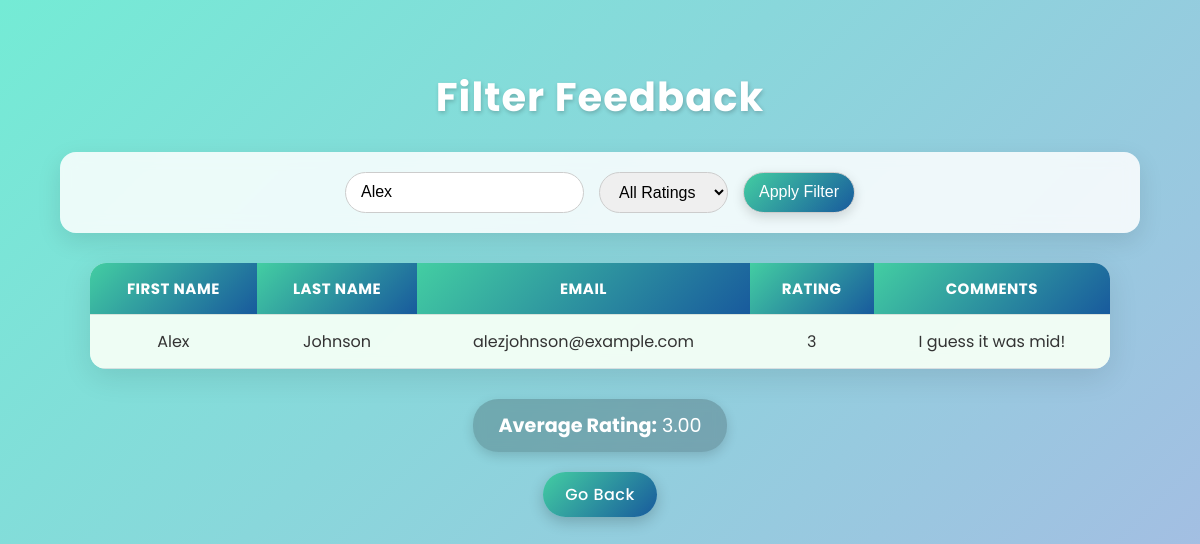
The app's page /filter.php?keyword=Alex with its own data.
### tables this page shows
CREATE TABLE `feedbacks` (
  `id` int(11) NOT NULL,
  `first_name` varchar(100) DEFAULT NULL,
  `last_name` varchar(100) DEFAULT NULL,
  `email` varchar(100) DEFAULT NULL,
  `rating` int(11) DEFAULT NULL,
  `comments` text DEFAULT NULL
);

### filter.php (the view, shortened to what this page needs)
<?php
include('connection.php');
$keyword = isset($_GET['keyword']) ? trim($_GET['keyword']) : '';
$query = "SELECT first_name, last_name, email, rating, comments FROM feedbacks WHERE 1";
if (!empty($keyword)) {
    $query .= " AND (first_name LIKE '%$keyword%' OR last_name LIKE '%$keyword%' OR comments LIKE '%$keyword%' OR email LIKE '%$keyword%')";
}
$result = mysqli_query($conn, $query);
$avgQuery = "SELECT AVG(rating) AS avg_rating FROM feedbacks WHERE 1";
if (!empty($keyword)) {
    $avgQuery .= " AND (first_name LIKE '%$keyword%' OR last_name LIKE '%$keyword%' OR comments LIKE '%$keyword%' OR email LIKE '%$keyword%')";
}
$avgResult = mysqli_query($conn, $avgQuery);
$avgData = mysqli_fetch_assoc($avgResult);
$average = $avgData['avg_rating'] ? number_format($avgData['avg_rating'], 2) : 'No ratings yet';
?>
<!DOCTYPE html>
<html lang="en">
<head>
</head>
<body>
    <h1>Filter Feedback</h1>
    <form method="GET" action="">
        <input type="text" name="keyword" placeholder="Search" value="<?php echo htmlspecialchars($keyword); ?>">
        <select name="rating">
            <option value="">All Ratings</option>
        </select>
        <button type="submit">Apply Filter</button>
    </form>
    <table>
        <tr>
            <th>First Name</th>
            <th>Last Name</th>
            <th>Email</th>
            <th>Rating</th>
            <th>Comments</th>
        </tr>
        <?php
        if ($result && mysqli_num_rows($result) > 0) {
            while ($row = mysqli_fetch_assoc($result)) {
                echo "<tr>
                        <td>" . htmlspecialchars($row['first_name']) . "</td>
                        <td>" . htmlspecialchars($row['last_name']) . "</td>
                        <td>" . htmlspecialchars($row['email']) . "</td>
                        <td>" . htmlspecialchars($row['rating']) . "</td>
                        <td>" . htmlspecialchars($row['comments']) . "</td>
                      </tr>";
            }
        } else {
            echo "<tr><td colspan='5'>No matching records found.</td></tr>";
        }
        ?>
    </table>
    <div class="average">
        <strong>Average Rating:</strong> <?php echo $average; ?>
    </div>
    <a href="display.php">Go Back</a>
</body>
</html>

### filter.php (style rules this page uses)
body { font-family: 'Poppins', sans-serif; margin: 0; padding: 40px 0; background: linear-gradient(135deg, #74ebd5, #ACB6E5); min-height: 100vh; color: #333; display: flex; flex-direction: column; align-items: center; animation: fadeIn 1s ease-in-out; }
h1 { text-align: center; color: #fff; font-size: 2.5rem; letter-spacing: 1px; text-shadow: 1px 2px 4px rgba(0,0,0,0.2); margin-bottom: 25px; }
form { text-align: center; background: rgba(255, 255, 255, 0.85); padding: 20px 30px; border-radius: 16px; box-shadow: 0 8px 25px rgba(0,0,0,0.1); backdrop-filter: blur(8px); margin-bottom: 30px; width: 85%; display: flex; justify-content: center; gap: 15px; flex-wrap: wrap; }
input[type="text"], select, button { padding: 10px 15px; border: 1px solid #ccc; border-radius: 30px; font-size: 1rem; outline: none; transition: all 0.3s ease; }
button { background: linear-gradient(135deg, #43cea2, #185a9d); color: #fff; cursor: pointer; font-weight: 500; transition: all 0.3s ease; box-shadow: 0 4px 12px rgba(0,0,0,0.15); }
table { width: 85%; border-collapse: collapse; background: rgba(255, 255, 255, 0.85); border-radius: 16px; overflow: hidden; box-shadow: 0 8px 30px rgba(0,0,0,0.1); backdrop-filter: blur(8px); transition: transform 0.3s ease, box-shadow 0.3s ease; }
th, td { padding: 14px 18px; text-align: center; border-bottom: 1px solid rgba(0,0,0,0.1); }
th { background: linear-gradient(135deg, #43cea2, #185a9d); color: #fff; text-transform: uppercase; letter-spacing: 0.5px; font-size: 15px; }
tr:nth-child(even) td { background-color: rgba(240, 255, 240, 0.6); }
.average { text-align: center; margin-top: 30px; font-size: 1.2rem; color: #fff; background: rgba(0,0,0,0.2); padding: 12px 25px; border-radius: 25px; box-shadow: 0 4px 12px rgba(0,0,0,0.15); backdrop-filter: blur(6px); transition: transform 0.3s ease, background-color 0.3s ease; }
a { display: inline-block; margin-top: 20px; padding: 10px 22px; text-decoration: none; background: linear-gradient(135deg, #43cea2, #185a9d); color: white; border-radius: 30px; font-weight: 500; letter-spacing: 0.5px; transition: all 0.3s ease; box-shadow: 0 5px 15px rgba(0,0,0,0.2); }

### records on screen
feedbacks: first_name "Alex", last_name "Johnson", email "alezjohnson@example.com", rating "3", comments "I guess it was mid!"

### other values on screen
$average "3.00"
